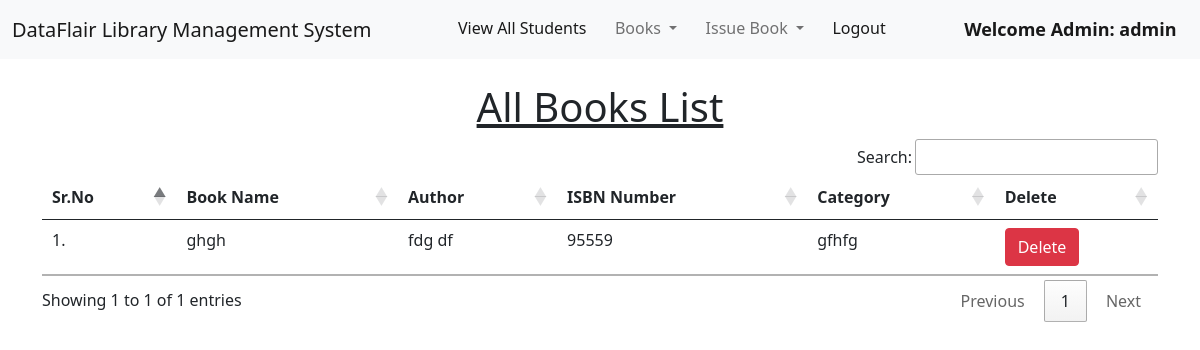
The app's page /view_books/ (signed in), older data.
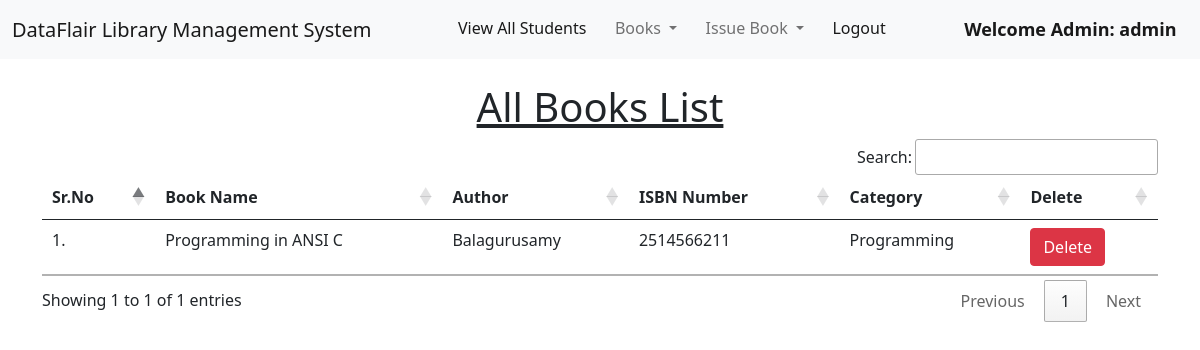
The same page, newer data.
### library/models.py (models this page shows, shortened)
class Book(models.Model):
    name = models.CharField(max_length=200)
    author = models.CharField(max_length=200)
    isbn = models.PositiveIntegerField()
    category = models.CharField(max_length=50)

### library/views.py (the view)
# urls.py: path("view_books/", views.view_books, name="view_books"),
@login_required(login_url = '/admin_login')
def view_books(request):
    books = Book.objects.all()
    return render(request, "view_books.html", {'books':books})

### library/templates/view_books.html (shortened to what this page needs)
{% extends 'admin_navbar.html' %}
{% load static %}
{% block body %}
<div class="container mt-4">
    <h1 class="text-center"><u>All Books List</u></h1>
    <table class="table table-hover" id="example">
        <thead>
            <tr>
                <th>Sr.No</th>
                <th>Book Name</th>
                <th>Author</th>
                <th>ISBN Number</th>
                <th>Category</th>
                <th>Delete</th>
            </tr>
        </thead>
        <tbody>
            {% for book in books %}
            <tr>
                <td>{{forloop.counter}}.</td>
                <td>{{book.name}}</td>
                <td>{{book.author}}</td>
                <td>{{book.isbn}}</td>
                <td>{{book.category}}</td>
                <td><a href="/delete_book/{{book.id}}/" class="btn btn-danger" onclick="return confirm('Are you sure you want to delete this book?')">Delete</a></td>
            </tr>
            {% endfor %}
        </tbody>
    </table>
    </div>
{% endblock %}

Row changes from the older to the newer data that the page shows:
removed Book: name "ghgh", author "fdg df", isbn "95559", category "gfhfg"
added Book: name "Programming in ANSI C", author "Balagurusamy", isbn "2514566211", category "Programming"
